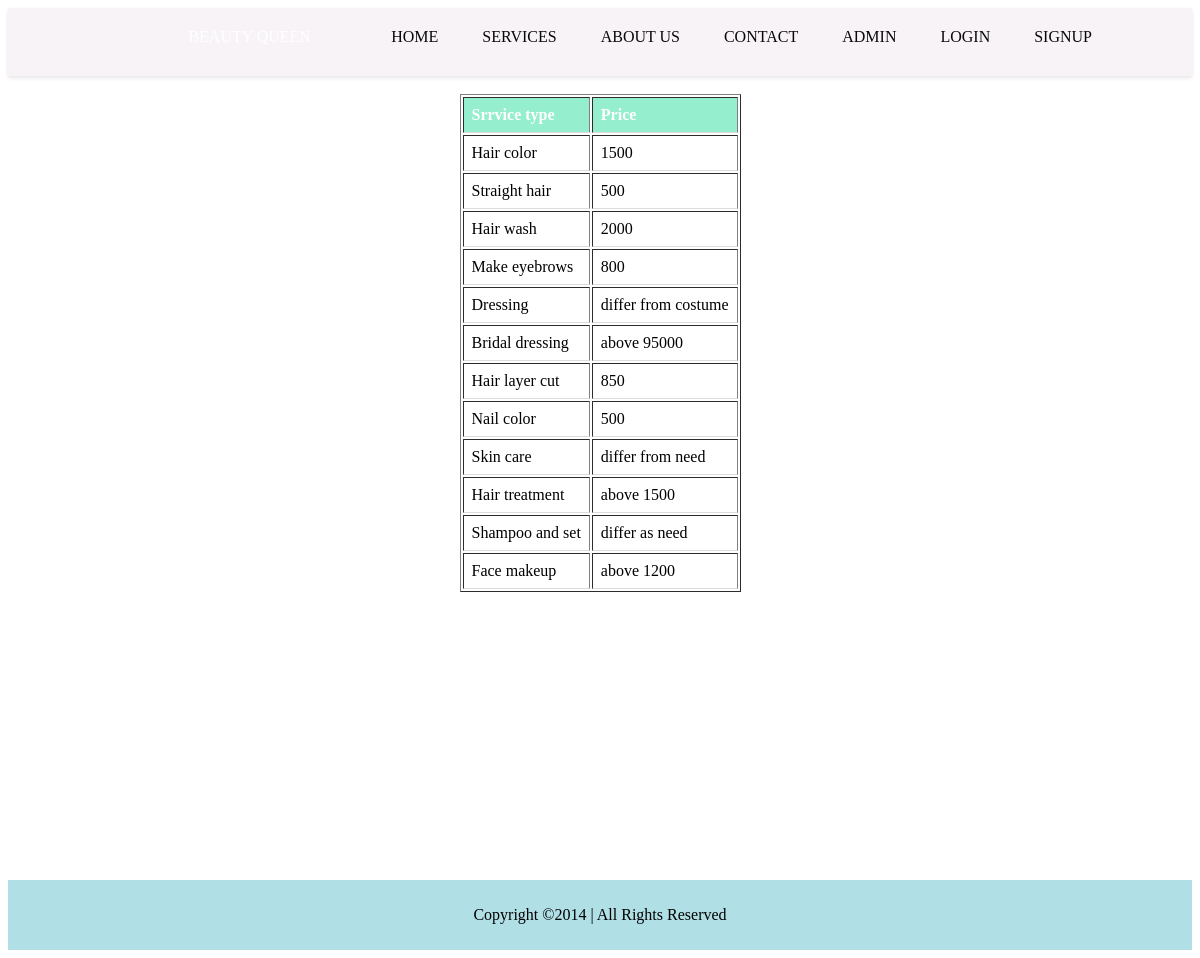
Screenshot of /pages/services.php with the database file from the repository.
### tables this page shows
CREATE TABLE `services` (
  `id` int(11) NOT NULL,
  `service_name` varchar(100) NOT NULL,
  `price` varchar(50) NOT NULL
);

### pages/services.php (the view, shortened to what this page needs)
<?php
    include "database/connection.php";
?>
<!DOCTYPE html>
<html lang="en">
<head>
    <link rel="stylesheet" href="styles/home.css">
</head>
<body background="https://wallpaperaccess.com/full/1204586.jpg">
<?php include 'header.php';?>
<br>
<link rel="stylesheet" href="styles/services.css">
<?php
    $stmt = $pdo->query("SELECT * FROM `services` ORDER BY id ASC");
    $service = $stmt->fetchAll(PDO::FETCH_ASSOC);
    ?>
<table class="t1" border ="1" align="center">
        <tr>
            <th>Srrvice type</th>
            <th>Price</th>
        </tr>
        <?php foreach ($service as $ser): ?>
        <tr>
            <td><?= $ser['service_name']; ?></td>
            <td><?= $ser['price']; ?></td>
        </tr>
        <?php endforeach; ?>
</table>
<br><br><br><br><br><br><br><br><br><br><br><br><br><br><br><br>
<?php include 'footer.php'; ?>
</body>
</html>

### styles/home.css (style rules this page uses)
.table.th,td { padding: 15px }

### styles/services.css (style rules this page uses)
th, td { padding: 8px; text-align: left; border-bottom: 1px solid #ddd; }
th { background-color: #95efce; color: white; }

### rows the page displays
services: service_name "Hair color", price "1500"
services: service_name "Straight hair", price "500"
services: service_name "Hair wash", price "2000"
services: service_name "Make eyebrows", price "800"
services: service_name "Dressing", price "differ from costume"
services: service_name "Bridal dressing", price "above 95000"
services: service_name "Hair layer cut", price "850"
services: service_name "Nail color", price "500"
services: service_name "Skin care", price "differ from need"
services: service_name "Hair treatment", price "above 1500"
services: service_name "Shampoo and set", price "differ as need"
services: service_name "Face makeup", price "above 1200"
